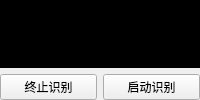
                      <widget class="QWidget" name="video_widget_2" native="true">
                       <layout class="QGridLayout" name="gridLayout_7">
                        <property name="leftMargin">
                         <number>0</number>
                        </property>
                        <property name="topMargin">
                         <number>0</number>
                        </property>
                        <property name="rightMargin">
                         <number>0</number>
                        </property>
                        <property name="bottomMargin">
                         <number>0</number>
                        </property>
                        <item row="0" column="0">
                         <layout class="QVBoxLayout" name="verticalLayout_4" stretch="10,0">
                          <item>
                           <widget class="QWidget" name="player_2" native="true">
                            <property name="styleSheet">
                             <string notr="true">background-color: rgb(0, 0, 0);</string>
                            </property>
                            <layout class="QGridLayout" name="gridLayout_18">
                             <property name="leftMargin">
                              <number>0</number>
                             </property>
                             <property name="topMargin">
                              <number>0</number>
                             </property>
                             <property name="rightMargin">
                              <number>0</number>
                             </property>
                             <property name="bottomMargin">
                              <number>0</number>
                             </property>
                             <property name="horizontalSpacing">
                              <number>6</number>
                             </property>
                             <item row="0" column="0">
                              <layout class="QHBoxLayout" name="horizontalLayout_17">
                               <item>
                                <widget class="QLabel" name="camera_2">
                                 <property name="sizePolicy">
                                  <sizepolicy hsizetype="Ignored" vsizetype="Ignored">
                                   <horstretch>0</horstretch>
                                   <verstretch>0</verstretch>
                                  </sizepolicy>
                                 </property>
                                 <property name="styleSheet">
                                  <string notr="true">
        background: rgb(0, 0, 0);</string>
                                 </property>
                                 <property name="text">
                                  <string/>
                                 </property>
                                </widget>
                               </item>
                              </layout>
                             </item>
                            </layout>
                           </widget>
                          </item>
                          <item>
                           <layout class="QHBoxLayout" name="horizontalLayout_11">
                            <item>
                             <widget class="PushButton" name="stop_identify">
                              <property name="text">
                               <string>终止识别</string>
                              </property>
                             </widget>
                            </item>
                            <item>
                             <widget class="PushButton" name="start_identify">
                              <property name="text">
                               <string>启动识别</string>
                              </property>
                             </widget>
                            </item>
                           </layout>
                          </item>
                         </layout>
                        </item>
                       </layout>
                      </widget>
